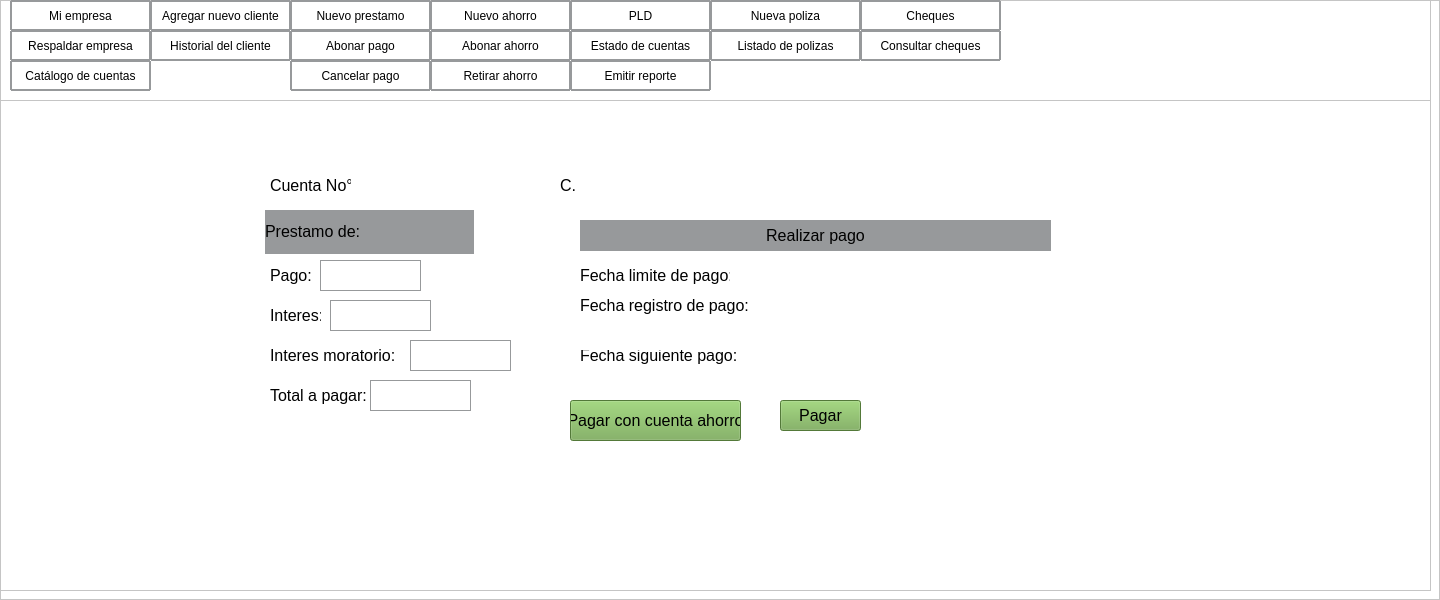
             <widget class="QFrame" name="contenido">
              <property name="styleSheet">
               <string notr="true">background-color: rgb(255, 255, 255);</string>
              </property>
              <property name="frameShape">
               <enum>QFrame::StyledPanel</enum>
              </property>
              <property name="frameShadow">
               <enum>QFrame::Raised</enum>
              </property>
              <widget class="QLabel" name="label_18">
               <property name="geometry">
                <rect>
                 <x>1000</x>
                 <y>10</y>
                 <width>251</width>
                 <height>51</height>
                </rect>
               </property>
               <property name="text">
                <string/>
               </property>
              </widget>
              <widget class="QFrame" name="frame">
               <property name="geometry">
                <rect>
                 <x>0</x>
                 <y>0</y>
                 <width>1431</width>
                 <height>101</height>
                </rect>
               </property>
               <property name="frameShape">
                <enum>QFrame::StyledPanel</enum>
               </property>
               <property name="frameShadow">
                <enum>QFrame::Raised</enum>
               </property>
               <widget class="QLabel" name="label_17">
                <property name="geometry">
                 <rect>
                  <x>340</x>
                  <y>10</y>
                  <width>750</width>
                  <height>61</height>
                 </rect>
                </property>
                <property name="minimumSize">
                 <size>
                  <width>750</width>
                  <height>0</height>
                 </size>
                </property>
                <property name="maximumSize">
                 <size>
                  <width>1600</width>
                  <height>16777215</height>
                 </size>
                </property>
                <property name="font">
                 <font>
                  <pointsize>16</pointsize>
                 </font>
                </property>
                <property name="styleSheet">
                 <string notr="true"/>
                </property>
                <property name="text">
                 <string>&lt;html&gt;&lt;head/&gt;&lt;body&gt;&lt;p align=&quot;center&quot;&gt;Abonar pago&lt;/p&gt;&lt;/body&gt;&lt;/html&gt;</string>
                </property>
               </widget>
               <widget class="QLabel" name="label_10">
                <property name="geometry">
                 <rect>
                  <x>1200</x>
                  <y>10</y>
                  <width>80</width>
                  <height>80</height>
                 </rect>
                </property>
                <property name="minimumSize">
                 <size>
                  <width>80</width>
                  <height>80</height>
                 </size>
                </property>
                <property name="text">
                 <string/>
                </property>
                <property name="pixmap">
                 <pixmap resource="../imagenes/res.qrc">:/imagen/logobueno_preview_rev_1.png</pixmap>
                </property>
               </widget>
               <widget class="QPushButton" name="Catalogo">
                <property name="geometry">
                 <rect>
                  <x>10</x>
                  <y>60</y>
                  <width>141</width>
                  <height>31</height>
                 </rect>
                </property>
                <property name="styleSheet">
                 <string notr="true">border-style: solid;
border-width: 2px;
border-color: rgb(151, 153, 155);
border-radius: 1px;
</string>
                </property>
                <property name="text">
                 <string>Catálogo de cuentas</string>
                </property>
               </widget>
               <widget class="QPushButton" name="Respaldo">
                <property name="geometry">
                 <rect>
                  <x>10</x>
                  <y>30</y>
                  <width>141</width>
                  <height>31</height>
                 </rect>
                </property>
                <property name="styleSheet">
                 <string notr="true">border-style: solid;
border-width: 2px;
border-color: rgb(151, 153, 155);
border-radius: 1px;
</string>
                </property>
                <property name="text">
                 <string>Respaldar empresa</string>
                </property>
               </widget>
               <widget class="QPushButton" name="Mi_Empresa">
                <property name="geometry">
                 <rect>
                  <x>10</x>
                  <y>0</y>
                  <width>141</width>
                  <height>31</height>
                 </rect>
                </property>
                <property name="styleSheet">
                 <string notr="true">border-style: solid;
border-width: 2px;
border-color: rgb(151, 153, 155);
border-radius: 1px;
</string>
                </property>
                <property name="text">
                 <string>Mi empresa</string>
                </property>
               </widget>
               <widget class="QPushButton" name="abonar_ahorro">
                <property name="geometry">
                 <rect>
                  <x>430</x>
                  <y>30</y>
                  <width>141</width>
                  <height>31</height>
                 </rect>
                </property>
                <property name="styleSheet">
                 <string notr="true">border-style: solid;
border-width: 2px;
border-color: rgb(151, 153, 155);
border-radius: 1px;
</string>
                </property>
                <property name="text">
                 <string>Abonar ahorro</string>
                </property>
               </widget>
               <widget class="QPushButton" name="PLD">
                <property name="geometry">
                 <rect>
                  <x>570</x>
                  <y>0</y>
                  <width>141</width>
                  <height>31</height>
                 </rect>
                </property>
                <property name="styleSheet">
                 <string notr="true">border-style: solid;
border-width: 2px;
border-color: rgb(151, 153, 155);
border-radius: 1px;
</string>
                </property>
                <property name="text">
                 <string>PLD</string>
                </property>
               </widget>
               <widget class="QPushButton" name="Ahorro">
                <property name="geometry">
                 <rect>
                  <x>430</x>
                  <y>0</y>
                  <width>141</width>
                  <height>31</height>
                 </rect>
                </property>
                <property name="styleSheet">
                 <string notr="true">border-style: solid;
border-width: 2px;
border-color: rgb(151, 153, 155);
border-radius: 1px;
</string>
                </property>
                <property name="text">
                 <string>Nuevo ahorro</string>
                </property>
               </widget>
               <widget class="QPushButton" name="abonar">
                <property name="geometry">
                 <rect>
                  <x>290</x>
                  <y>30</y>
                  <width>141</width>
                  <height>31</height>
                 </rect>
                </property>
                <property name="styleSheet">
                 <string notr="true">border-style: solid;
border-width: 2px;
border-color: rgb(151, 153, 155);
border-radius: 1px;
</string>
                </property>
                <property name="text">
                 <string>Abonar pago</string>
                </property>
               </widget>
               <widget class="QPushButton" name="Reportes">
                <property name="geometry">
                 <rect>
                  <x>570</x>
                  <y>60</y>
                  <width>141</width>
                  <height>31</height>
                 </rect>
                </property>
                <property name="styleSheet">
                 <string notr="true">border-style: solid;
border-width: 2px;
border-color: rgb(151, 153, 155);
border-radius: 1px;
</string>
                </property>
                <property name="text">
                 <string>Emitir reporte</string>
                </property>
               </widget>
               <widget class="QPushButton" name="Polizas">
                <property name="geometry">
                 <rect>
                  <x>710</x>
                  <y>0</y>
                  <width>151</width>
                  <height>31</height>
                 </rect>
                </property>
                <property name="styleSheet">
                 <string notr="true">border-style: solid;
border-width: 2px;
border-color: rgb(151, 153, 155);
border-radius: 1px;
</string>
                </property>
                <property name="text">
                 <string>Nueva poliza</string>
                </property>
               </widget>
               <widget class="QPushButton" name="Historial">
                <property name="geometry">
                 <rect>
                  <x>150</x>
                  <y>30</y>
                  <width>141</width>
                  <height>31</height>
                 </rect>
                </property>
                <property name="styleSheet">
                 <string notr="true">border-style: solid;
border-width: 2px;
border-color: rgb(151, 153, 155);
border-radius: 1px;
</string>
                </property>
                <property name="text">
                 <string>Historial del cliente</string>
                </property>
               </widget>
               <widget class="QPushButton" name="Estado">
                <property name="geometry">
                 <rect>
                  <x>570</x>
                  <y>30</y>
                  <width>141</width>
                  <height>31</height>
                 </rect>
                </property>
                <property name="styleSheet">
                 <string notr="true">border-style: solid;
border-width: 2px;
border-color: rgb(151, 153, 155);
border-radius: 1px;
</string>
                </property>
                <property name="text">
                 <string>Estado de cuentas</string>
                </property>
               </widget>
               <widget class="QPushButton" name="cancelar">
                <property name="geometry">
                 <rect>
                  <x>290</x>
                  <y>60</y>
                  <width>141</width>
                  <height>31</height>
                 </rect>
                </property>
                <property name="styleSheet">
                 <string notr="true">border-style: solid;
border-width: 2px;
border-color: rgb(151, 153, 155);
border-radius: 1px;
</string>
                </property>
                <property name="text">
                 <string>Cancelar pago</string>
                </property>
               </widget>
               <widget class="QPushButton" name="Cliente">
                <property name="geometry">
                 <rect>
                  <x>150</x>
                  <y>0</y>
                  <width>141</width>
                  <height>31</height>
                 </rect>
                </property>
                <property name="styleSheet">
                 <string notr="true">border-style: solid;
border-width: 2px;
border-color: rgb(151, 153, 155);
border-radius: 1px;
</string>
                </property>
                <property name="text">
                 <string>Agregar nuevo cliente</string>
                </property>
               </widget>
               <widget class="QPushButton" name="Retirar">
                <property name="geometry">
                 <rect>
                  <x>430</x>
                  <y>60</y>
                  <width>141</width>
                  <height>31</height>
                 </rect>
                </property>
                <property name="styleSheet">
                 <string notr="true">border-style: solid;
border-width: 2px;
border-color: rgb(151, 153, 155);
border-radius: 1px;
</string>
                </property>
                <property name="text">
                 <string>Retirar ahorro</string>
                </property>
               </widget>
               <widget class="QPushButton" name="Cheques">
                <property name="geometry">
                 <rect>
                  <x>860</x>
                  <y>0</y>
                  <width>141</width>
                  <height>31</height>
                 </rect>
                </property>
                <property name="styleSheet">
                 <string notr="true">border-style: solid;
border-width: 2px;
border-color: rgb(151, 153, 155);
border-radius: 1px;
</string>
                </property>
                <property name="text">
                 <string>Cheques</string>
                </property>
               </widget>
               <widget class="QPushButton" name="Consulta_cheque">
                <property name="geometry">
                 <rect>
                  <x>860</x>
                  <y>30</y>
                  <width>141</width>
                  <height>31</height>
                 </rect>
                </property>
                <property name="styleSheet">
                 <string notr="true">border-style: solid;
border-width: 2px;
border-color: rgb(151, 153, 155);
border-radius: 1px;
</string>
                </property>
                <property name="text">
                 <string>Consultar cheques</string>
                </property>
               </widget>
               <widget class="QPushButton" name="Listado">
                <property name="geometry">
                 <rect>
                  <x>710</x>
                  <y>30</y>
                  <width>151</width>
                  <height>31</height>
                 </rect>
                </property>
                <property name="styleSheet">
                 <string notr="true">border-style: solid;
border-width: 2px;
border-color: rgb(151, 153, 155);
border-radius: 1px;
</string>
                </property>
                <property name="text">
                 <string>Listado de polizas</string>
                </property>
               </widget>
               <widget class="QPushButton" name="prestamo">
                <property name="geometry">
                 <rect>
                  <x>290</x>
                  <y>0</y>
                  <width>141</width>
                  <height>31</height>
                 </rect>
                </property>
                <property name="styleSheet">
                 <string notr="true">border-style: solid;
border-width: 2px;
border-color: rgb(151, 153, 155);
border-radius: 1px;
</string>
                </property>
                <property name="text">
                 <string>Nuevo prestamo</string>
                </property>
               </widget>
              </widget>
              <widget class="QFrame" name="Desarrollo">
               <property name="geometry">
                <rect>
                 <x>0</x>
                 <y>100</y>
                 <width>1431</width>
                 <height>491</height>
                </rect>
               </property>
               <property name="frameShape">
                <enum>QFrame::StyledPanel</enum>
               </property>
               <property name="frameShadow">
                <enum>QFrame::Raised</enum>
               </property>
               <widget class="QLabel" name="label_44">
                <property name="geometry">
                 <rect>
                  <x>580</x>
                  <y>120</y>
                  <width>471</width>
                  <height>31</height>
                 </rect>
                </property>
                <property name="font">
                 <font>
                  <pointsize>12</pointsize>
                 </font>
                </property>
                <property name="styleSheet">
                 <string notr="true">background-color: rgb(151, 153, 155);</string>
                </property>
                <property name="text">
                 <string>&lt;html&gt;&lt;head/&gt;&lt;body&gt;&lt;p align=&quot;center&quot;&gt;Realizar pago&lt;/p&gt;&lt;/body&gt;&lt;/html&gt;</string>
                </property>
               </widget>
               <widget class="QLabel" name="label_47">
                <property name="geometry">
                 <rect>
                  <x>580</x>
                  <y>190</y>
                  <width>171</width>
                  <height>31</height>
                 </rect>
                </property>
                <property name="text">
                 <string>&lt;html&gt;&lt;head/&gt;&lt;body&gt;&lt;p&gt;&lt;span style=&quot; font-size:12pt;&quot;&gt;Fecha registro de pago:&lt;/span&gt;&lt;/p&gt;&lt;/body&gt;&lt;/html&gt;</string>
                </property>
               </widget>
               <widget class="QLabel" name="label_50">
                <property name="geometry">
                 <rect>
                  <x>580</x>
                  <y>240</y>
                  <width>161</width>
                  <height>31</height>
                 </rect>
                </property>
                <property name="text">
                 <string>&lt;html&gt;&lt;head/&gt;&lt;body&gt;&lt;p&gt;&lt;span style=&quot; font-size:12pt;&quot;&gt;Fecha siguiente pago:&lt;/span&gt;&lt;/p&gt;&lt;/body&gt;&lt;/html&gt;</string>
                </property>
               </widget>
               <widget class="QLabel" name="label_45">
                <property name="geometry">
                 <rect>
                  <x>580</x>
                  <y>160</y>
                  <width>151</width>
                  <height>31</height>
                 </rect>
                </property>
                <property name="text">
                 <string>&lt;html&gt;&lt;head/&gt;&lt;body&gt;&lt;p&gt;&lt;span style=&quot; font-size:12pt;&quot;&gt;Fecha limite de pago:&lt;/span&gt;&lt;/p&gt;&lt;/body&gt;&lt;/html&gt;</string>
                </property>
               </widget>
               <widget class="QLabel" name="advertencia">
                <property name="geometry">
                 <rect>
                  <x>580</x>
                  <y>230</y>
                  <width>471</width>
                  <height>20</height>
                 </rect>
                </property>
                <property name="styleSheet">
                 <string notr="true">color: rgb(249, 66, 58);</string>
                </property>
                <property name="text">
                 <string>&lt;html&gt;&lt;head/&gt;&lt;body&gt;&lt;p align=&quot;center&quot;&gt;&lt;br/&gt;&lt;/p&gt;&lt;/body&gt;&lt;/html&gt;</string>
                </property>
               </widget>
               <widget class="QPushButton" name="boton_pagar">
                <property name="geometry">
                 <rect>
                  <x>780</x>
                  <y>300</y>
                  <width>81</width>
                  <height>31</height>
                 </rect>
                </property>
                <property name="font">
                 <font>
                  <pointsize>12</pointsize>
                 </font>
                </property>
                <property name="styleSheet">
                 <string notr="true">background-color: rgb(116, 170, 80);</string>
                </property>
                <property name="text">
                 <string>Pagar</string>
                </property>
               </widget>
               <widget class="QLabel" name="cuenta">
                <property name="geometry">
                 <rect>
                  <x>360</x>
                  <y>70</y>
                  <width>81</width>
                  <height>31</height>
                 </rect>
                </property>
                <property name="font">
                 <font>
                  <pointsize>12</pointsize>
                 </font>
                </property>
                <property name="text">
                 <string/>
                </property>
               </widget>
               <widget class="QLabel" name="fecha">
                <property name="geometry">
                 <rect>
                  <x>700</x>
                  <y>410</y>
                  <width>131</width>
                  <height>20</height>
                 </rect>
                </property>
                <property name="styleSheet">
                 <string notr="true">color: rgb(116, 170, 80);</string>
                </property>
                <property name="text">
                 <string/>
                </property>
               </widget>
               <widget class="QLabel" name="label_42">
                <property name="geometry">
                 <rect>
                  <x>270</x>
                  <y>280</y>
                  <width>101</width>
                  <height>31</height>
                 </rect>
                </property>
                <property name="text">
                 <string>&lt;html&gt;&lt;head/&gt;&lt;body&gt;&lt;p&gt;&lt;span style=&quot; font-size:12pt;&quot;&gt;Total a pagar:&lt;/span&gt;&lt;/p&gt;&lt;/body&gt;&lt;/html&gt;</string>
                </property>
               </widget>
               <widget class="QLabel" name="fecha_limite">
                <property name="geometry">
                 <rect>
                  <x>730</x>
                  <y>160</y>
                  <width>131</width>
                  <height>31</height>
                 </rect>
                </property>
                <property name="font">
                 <font>
                  <pointsize>12</pointsize>
                 </font>
                </property>
                <property name="text">
                 <string/>
                </property>
               </widget>
               <widget class="QLabel" name="total_pago">
                <property name="geometry">
                 <rect>
                  <x>370</x>
                  <y>280</y>
                  <width>101</width>
                  <height>31</height>
                 </rect>
                </property>
                <property name="font">
                 <font>
                  <pointsize>12</pointsize>
                 </font>
                </property>
                <property name="styleSheet">
                 <string notr="true">border: 1px solid #97999B;</string>
                </property>
                <property name="text">
                 <string/>
                </property>
               </widget>
               <widget class="QLabel" name="nombre">
                <property name="geometry">
                 <rect>
                  <x>590</x>
                  <y>70</y>
                  <width>281</width>
                  <height>31</height>
                 </rect>
                </property>
                <property name="font">
                 <font>
                  <pointsize>12</pointsize>
                 </font>
                </property>
                <property name="text">
                 <string/>
                </property>
               </widget>
               <widget class="QLabel" name="label_36">
                <property name="geometry">
                 <rect>
                  <x>270</x>
                  <y>160</y>
                  <width>41</width>
                  <height>31</height>
                 </rect>
                </property>
                <property name="text">
                 <string>&lt;html&gt;&lt;head/&gt;&lt;body&gt;&lt;p&gt;&lt;span style=&quot; font-size:12pt;&quot;&gt;Pago:&lt;/span&gt;&lt;/p&gt;&lt;/body&gt;&lt;/html&gt;</string>
                </property>
               </widget>
               <widget class="QLabel" name="fecha_registro">
                <property name="geometry">
                 <rect>
                  <x>760</x>
                  <y>190</y>
                  <width>131</width>
                  <height>31</height>
                 </rect>
                </property>
                <property name="font">
                 <font>
                  <pointsize>12</pointsize>
                 </font>
                </property>
                <property name="text">
                 <string/>
                </property>
               </widget>
               <widget class="QLabel" name="pago">
                <property name="geometry">
                 <rect>
                  <x>320</x>
                  <y>160</y>
                  <width>101</width>
                  <height>31</height>
                 </rect>
                </property>
                <property name="font">
                 <font>
                  <pointsize>12</pointsize>
                 </font>
                </property>
                <property name="styleSheet">
                 <string notr="true">border: 1px solid #97999B;</string>
                </property>
                <property name="text">
                 <string/>
                </property>
               </widget>
               <widget class="QLabel" name="label_29">
                <property name="geometry">
                 <rect>
                  <x>270</x>
                  <y>70</y>
                  <width>81</width>
                  <height>31</height>
                 </rect>
                </property>
                <property name="text">
                 <string>&lt;html&gt;&lt;head/&gt;&lt;body&gt;&lt;p&gt;&lt;span style=&quot; font-size:12pt;&quot;&gt;Cuenta No°&lt;/span&gt;&lt;/p&gt;&lt;/body&gt;&lt;/html&gt;</string>
                </property>
               </widget>
               <widget class="QLabel" name="interes">
                <property name="geometry">
                 <rect>
                  <x>330</x>
                  <y>200</y>
                  <width>101</width>
                  <height>31</height>
                 </rect>
                </property>
                <property name="font">
                 <font>
                  <pointsize>12</pointsize>
                 </font>
                </property>
                <property name="styleSheet">
                 <string notr="true">border: 1px solid #97999B;</string>
                </property>
                <property name="text">
                 <string/>
                </property>
               </widget>
               <widget class="QLabel" name="label_31">
                <property name="geometry">
                 <rect>
                  <x>560</x>
                  <y>70</y>
                  <width>21</width>
                  <height>31</height>
                 </rect>
                </property>
                <property name="font">
                 <font>
                  <pointsize>12</pointsize>
                 </font>
                </property>
                <property name="text">
                 <string>&lt;html&gt;&lt;head/&gt;&lt;body&gt;&lt;p&gt;C.&lt;/p&gt;&lt;/body&gt;&lt;/html&gt;</string>
                </property>
               </widget>
               <widget class="QLabel" name="amortizacin">
                <property name="geometry">
                 <rect>
                  <x>410</x>
                  <y>240</y>
                  <width>101</width>
                  <height>31</height>
                 </rect>
                </property>
                <property name="font">
                 <font>
                  <pointsize>12</pointsize>
                 </font>
                </property>
                <property name="styleSheet">
                 <string notr="true">border: 1px solid #97999B;</string>
                </property>
                <property name="text">
                 <string/>
                </property>
               </widget>
               <widget class="QLabel" name="label_38">
                <property name="geometry">
                 <rect>
                  <x>270</x>
                  <y>200</y>
                  <width>51</width>
                  <height>31</height>
                 </rect>
                </property>
                <property name="text">
                 <string>&lt;html&gt;&lt;head/&gt;&lt;body&gt;&lt;p&gt;&lt;span style=&quot; font-size:12pt;&quot;&gt;Interes:&lt;/span&gt;&lt;/p&gt;&lt;/body&gt;&lt;/html&gt;</string>
                </property>
               </widget>
               <widget class="QLabel" name="fecha_sig">
                <property name="geometry">
                 <rect>
                  <x>550</x>
                  <y>410</y>
                  <width>131</width>
                  <height>20</height>
                 </rect>
                </property>
                <property name="styleSheet">
                 <string notr="true">color: rgb(116, 170, 80);</string>
                </property>
                <property name="text">
                 <string/>
                </property>
               </widget>
               <widget class="QLabel" name="label_40">
                <property name="geometry">
                 <rect>
                  <x>270</x>
                  <y>240</y>
                  <width>131</width>
                  <height>31</height>
                 </rect>
                </property>
                <property name="text">
                 <string>&lt;html&gt;&lt;head/&gt;&lt;body&gt;&lt;p&gt;&lt;span style=&quot; font-size:12pt;&quot;&gt;Interes moratorio:&lt;/span&gt;&lt;/p&gt;&lt;/body&gt;&lt;/html&gt;</string>
                </property>
               </widget>
               <widget class="QLabel" name="label_34">
                <property name="geometry">
                 <rect>
                  <x>265</x>
                  <y>110</y>
                  <width>105</width>
                  <height>44</height>
                 </rect>
                </property>
                <property name="minimumSize">
                 <size>
                  <width>0</width>
                  <height>30</height>
                 </size>
                </property>
                <property name="styleSheet">
                 <string notr="true">background-color: rgb(151, 153, 155);</string>
                </property>
                <property name="text">
                 <string>&lt;html&gt;&lt;head/&gt;&lt;body&gt;&lt;p&gt;&lt;span style=&quot; font-size:12pt;&quot;&gt;Prestamo de:&lt;/span&gt;&lt;/p&gt;&lt;/body&gt;&lt;/html&gt;</string>
                </property>
               </widget>
               <widget class="QLabel" name="prestamo_2">
                <property name="geometry">
                 <rect>
                  <x>370</x>
                  <y>110</y>
                  <width>104</width>
                  <height>44</height>
                 </rect>
                </property>
                <property name="minimumSize">
                 <size>
                  <width>0</width>
                  <height>30</height>
                 </size>
                </property>
                <property name="font">
                 <font>
                  <pointsize>12</pointsize>
                 </font>
                </property>
                <property name="toolTip">
                 <string>&lt;html&gt;&lt;head/&gt;&lt;body&gt;&lt;p align=&quot;center&quot;&gt;&lt;br/&gt;&lt;/p&gt;&lt;/body&gt;&lt;/html&gt;</string>
                </property>
                <property name="styleSheet">
                 <string notr="true">background-color: rgb(151, 153, 155);</string>
                </property>
                <property name="text">
                 <string>&lt;html&gt;&lt;head/&gt;&lt;body&gt;&lt;p align=&quot;center&quot;&gt;&lt;br/&gt;&lt;/p&gt;&lt;/body&gt;&lt;/html&gt;</string>
                </property>
               </widget>
               <widget class="QLabel" name="fecha_sig_2">
                <property name="geometry">
                 <rect>
                  <x>750</x>
                  <y>240</y>
                  <width>131</width>
                  <height>31</height>
                 </rect>
                </property>
                <property name="font">
                 <font>
                  <pointsize>12</pointsize>
                 </font>
                </property>
                <property name="text">
                 <string/>
                </property>
               </widget>
               <widget class="QLabel" name="realizo_pago">
                <property name="geometry">
                 <rect>
                  <x>290</x>
                  <y>380</y>
                  <width>551</width>
                  <height>20</height>
                 </rect>
                </property>
                <property name="styleSheet">
                 <string notr="true">color: rgb(116, 170, 80);</string>
                </property>
                <property name="text">
                 <string>&lt;html&gt;&lt;head/&gt;&lt;body&gt;&lt;p align=&quot;center&quot;&gt;&lt;br/&gt;&lt;/p&gt;&lt;/body&gt;&lt;/html&gt;</string>
                </property>
               </widget>
               <widget class="QPushButton" name="pagar_ahorro">
                <property name="geometry">
                 <rect>
                  <x>570</x>
                  <y>300</y>
                  <width>171</width>
                  <height>41</height>
                 </rect>
                </property>
                <property name="font">
                 <font>
                  <pointsize>12</pointsize>
                 </font>
                </property>
                <property name="styleSheet">
                 <string notr="true">background-color: rgb(116, 170, 80);</string>
                </property>
                <property name="text">
                 <string>Pagar con cuenta ahorro</string>
                </property>
               </widget>
              </widget>
             </widget>
